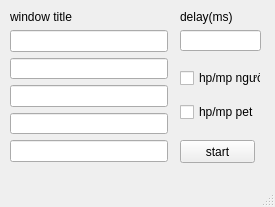
<?xml version="1.0" encoding="UTF-8"?>
<ui version="4.0">
 <class>MainWindow</class>
 <widget class="QMainWindow" name="MainWindow">
  <property name="geometry">
   <rect>
    <x>0</x>
    <y>0</y>
    <width>275</width>
    <height>207</height>
   </rect>
  </property>
  <property name="windowTitle">
   <string>auto hp/mp</string>
  </property>
  <widget class="QWidget" name="centralwidget">
   <widget class="QWidget" name="verticalLayoutWidget_2">
    <property name="geometry">
     <rect>
      <x>180</x>
      <y>10</y>
      <width>81</width>
      <height>41</height>
     </rect>
    </property>
    <layout class="QVBoxLayout" name="verticalLayout_2">
     <item>
      <widget class="QLabel" name="label_2">
       <property name="text">
        <string>delay(ms)</string>
       </property>
      </widget>
     </item>
     <item>
      <widget class="QLineEdit" name="delayLine"/>
     </item>
    </layout>
   </widget>
   <widget class="QWidget" name="verticalLayoutWidget">
    <property name="geometry">
     <rect>
      <x>10</x>
      <y>10</y>
      <width>158</width>
      <height>152</height>
     </rect>
    </property>
    <layout class="QVBoxLayout" name="verticalLayout">
     <item>
      <widget class="QLabel" name="label">
       <property name="text">
        <string>window title</string>
       </property>
      </widget>
     </item>
     <item>
      <widget class="QLineEdit" name="lineEdit1"/>
     </item>
     <item>
      <widget class="QLineEdit" name="lineEdit2"/>
     </item>
     <item>
      <widget class="QLineEdit" name="lineEdit3"/>
     </item>
     <item>
      <widget class="QLineEdit" name="lineEdit4"/>
     </item>
     <item>
      <widget class="QLineEdit" name="lineEdit5"/>
     </item>
    </layout>
   </widget>
   <widget class="QPushButton" name="startBtn">
    <property name="geometry">
     <rect>
      <x>180</x>
      <y>140</y>
      <width>75</width>
      <height>23</height>
     </rect>
    </property>
    <property name="text">
     <string>start</string>
    </property>
   </widget>
   <widget class="QWidget" name="verticalLayoutWidget_3">
    <property name="geometry">
     <rect>
      <x>180</x>
      <y>60</y>
      <width>81</width>
      <height>71</height>
     </rect>
    </property>
    <layout class="QVBoxLayout" name="verticalLayout_3">
     <item>
      <widget class="QCheckBox" name="hpmpnguoi">
       <property name="maximumSize">
        <size>
         <width>16777214</width>
         <height>16777215</height>
        </size>
       </property>
       <property name="text">
        <string>hp/mp người</string>
       </property>
      </widget>
     </item>
     <item>
      <widget class="QCheckBox" name="hpmppet">
       <property name="text">
        <string>hp/mp pet</string>
       </property>
      </widget>
     </item>
    </layout>
   </widget>
  </widget>
  <widget class="QMenuBar" name="menubar">
   <property name="geometry">
    <rect>
     <x>0</x>
     <y>0</y>
     <width>275</width>
     <height>21</height>
    </rect>
   </property>
  </widget>
  <widget class="QStatusBar" name="statusbar"/>
 </widget>
 <resources/>
 <connections/>
</ui>
